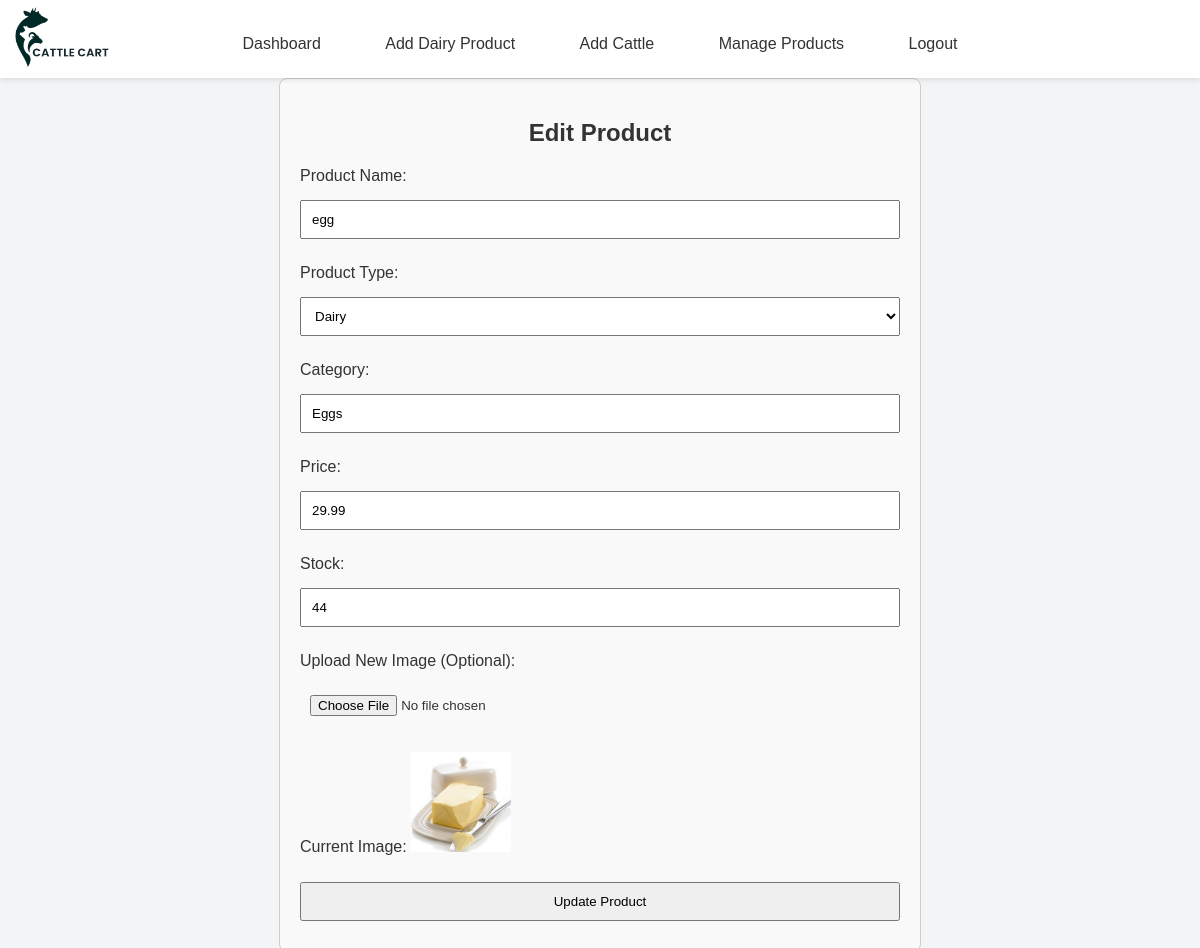
The app's page /seller/edit_product.php?id=2 (signed in) with its own data.
### tables this page shows
CREATE TABLE `products` (
  `id` int(11) NOT NULL,
  `product_name` varchar(255) NOT NULL,
  `product_type` varchar(100) NOT NULL,
  `category` varchar(100) NOT NULL,
  `price` decimal(10,2) NOT NULL,
  `stock` int(11) NOT NULL,
  `seller_id` int(11) NOT NULL,
  `doctor_report` varchar(255) DEFAULT NULL,
  `product_image` varchar(255) DEFAULT NULL,
  `created_at` timestamp NOT NULL DEFAULT current_timestamp(),
  `updated_at` timestamp NOT NULL DEFAULT current_timestamp() ON UPDATE current_timestamp()
);

### seller/edit_product.php (the view, shortened to what this page needs)
<?php
include('../db_connection.php');
include('seller_header.php');
$seller_id = $_SESSION['seller_id'];
$product_id = isset($_GET['id']) ? intval($_GET['id']) : 0;
$sql = "SELECT * FROM products WHERE id = ? AND seller_id = ?";
$stmt = $conn->prepare($sql);
$stmt->bind_param("ii", $product_id, $seller_id);
$stmt->execute();
$product_result = $stmt->get_result();
$product = $product_result->fetch_assoc();
?>
<!DOCTYPE html>
<html lang="en">
<head>
</head>
<body>
    <div class="form-container">
        <h2>Edit Product</h2>
        <form action="edit_product_process.php" method="POST" enctype="multipart/form-data">
            <div class="form-group">
                <label for="product_name">Product Name:</label>
                <input type="text" name="product_name" id="product_name" value="<?php echo htmlspecialchars($product['product_name']); ?>" required>
            </div>
            <div class="form-group">
                <label for="product_type">Product Type:</label>
                <select name="product_type" id="product_type" required>
                    <option value="Dairy" <?php if ($product['product_type'] === 'Dairy') echo 'selected'; ?>>Dairy</option>
                </select>
            </div>
            <div class="form-group">
                <label for="category">Category:</label>
                <input type="text" name="category" id="category" value="<?php echo htmlspecialchars($product['category']); ?>" required>
            </div>
            <div class="form-group">
                <label for="price">Price:</label>
                <input type="number" name="price" id="price" step="0.01" value="<?php echo htmlspecialchars($product['price']); ?>" required>
            </div>
            <div class="form-group">
                <label for="stock">Stock:</label>
                <input type="number" name="stock" id="stock" value="<?php echo htmlspecialchars($product['stock']); ?>" required>
            </div>
            <div class="form-group">
                <label for="product_image">Upload New Image (Optional):</label>
                <input type="file" name="product_image" id="product_image" accept="image/*">
                <p>Current Image: <img src="<?php echo htmlspecialchars($product['product_image']); ?>" width="100" alt="Current Product Image"></p>
            </div>
            <input type="submit" value="Update Product">
        </form>
    </div>
</body>
</html>

### style.css (style rules this page uses)
body, html { margin: 0; padding: 0; font-family: Arial, sans-serif; background-color: #f3f4f6; color: #333; }

### seller/edit_product.php (style rules this page uses)
body { font-family: Arial, sans-serif; }
.form-container { width: 50%; margin: auto; padding: 20px; border: 1px solid #ccc; border-radius: 8px; background-color: #f9f9f9; }
h2 { text-align: center; }
label { display: block; margin: 15px 0 5px; }
input[type="text"], input[type="number"], input[type="submit"], select, input[type="file"] { width: 100%; padding: 10px; margin: 10px 0; box-sizing: border-box; }
.form-group { margin-bottom: 15px; }

### records on screen
products: product_name "egg", category "Eggs", price "29.99", stock "44", product_image (picture)
